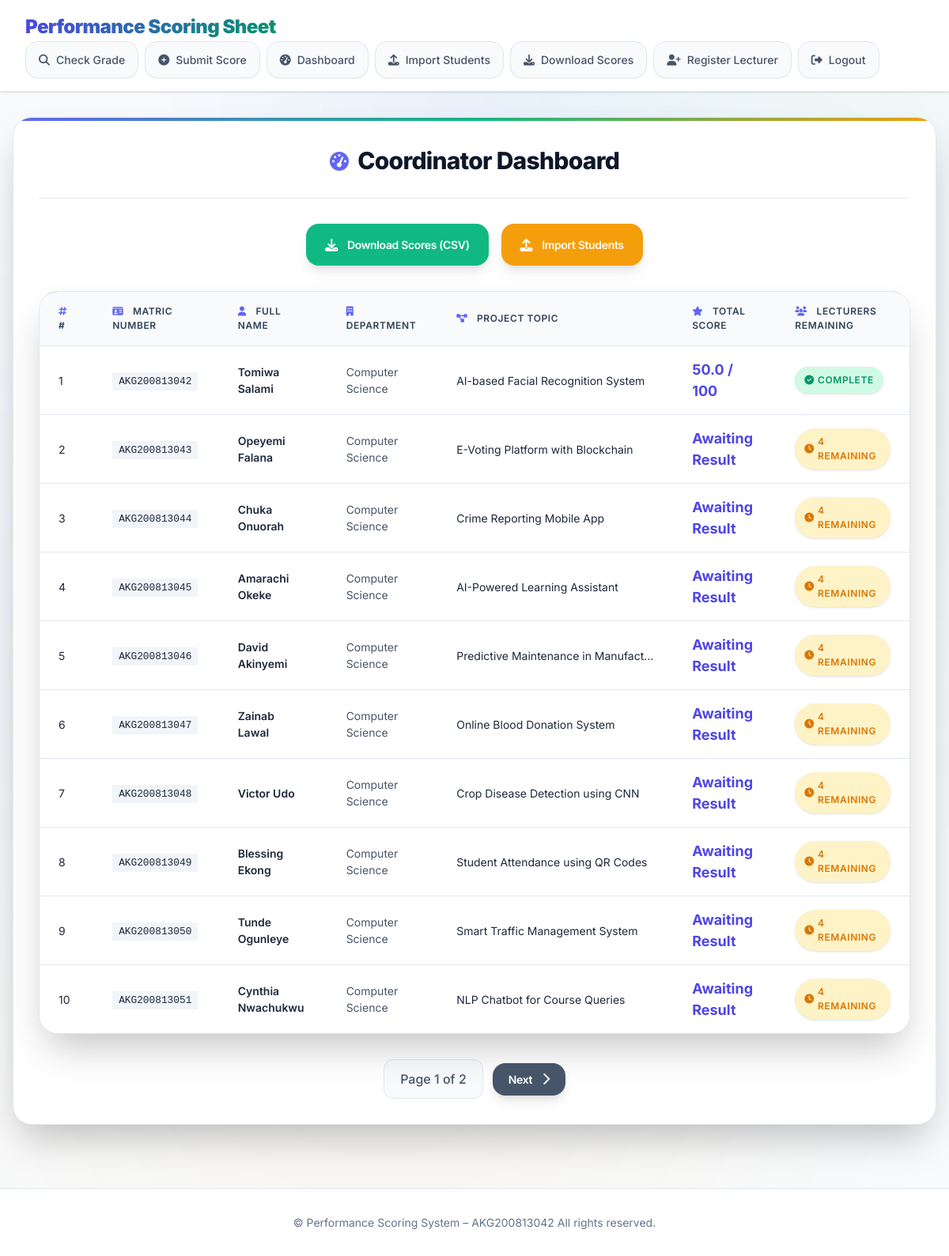
The page /dashboard/ (signed in) on the database its author committed.
### score/models.py (models this page shows, shortened)
class Student(models.Model):
    matric_number = models.CharField(max_length=20, unique=True)
    full_name = models.CharField(max_length=100)
    project_topic = models.CharField(max_length=255)
    department = models.CharField(max_length=100)

### score/views.py (the view)
# urls.py: path('dashboard/', views.coordinator_dashboard, name='dashboard'),
@login_required
@user_passes_test(is_coordinator)
def coordinator_dashboard(request):
    student_list = Student.objects.all()
    results = []
    for student in student_list:
        evaluations = Evaluation.objects.filter(student=student)
        evaluator_count = evaluations.count()
        evaluators_remaining = 4 - evaluator_count
        if evaluator_count == 4:
            total_score = sum(e.total_score for e in evaluations)
            average_score = round(total_score / 4, 2)
            score_display = f"{average_score} / 100"
        else:
            score_display = "Awaiting Result"
        results.append({
            'matric_number': student.matric_number,
            'full_name': student.full_name,
            'project_topic': student.project_topic,
            'department': student.department,
            'total_score': score_display,
            'remaining': evaluators_remaining
        })
    paginator = Paginator(results, 10)  # Show 10 students per page
    page_number = request.GET.get('page')
    page_obj = paginator.get_page(page_number)
    return render(request, 'dashboard.html', {'page_obj': page_obj})

### score/views.py (called while the page is built)
def is_coordinator(user):
    return user.is_superuser  # You can customize this check

### score/templates/dashboard.html (shortened to what this page needs)
{% extends 'base.html' %}
{% block content %}
<div class="card-header">
  <h1 class="card-title">
    <i class="fas fa-tachometer-alt"></i>
    Coordinator Dashboard
  </h1>
</div>
<div class="action-buttons">
  <a href="{% url 'download_results' %}" class="btn btn-success">
    <i class="fas fa-download"></i>
    Download Scores (CSV)
  </a>
  <a href="{% url 'import_students' %}" class="btn btn-warning">
    <i class="fas fa-upload"></i>
    Import Students
  </a>
</div>
{% if page_obj %}
<div class="table-container">
  <table>
    <thead>
      <tr>
        <th><i class="fas fa-hashtag"></i> #</th>
        <th><i class="fas fa-id-card"></i> Matric Number</th>
        <th><i class="fas fa-user"></i> Full Name</th>
        <th><i class="fas fa-building"></i> Department</th>
        <th><i class="fas fa-project-diagram"></i> Project Topic</th>
        <th><i class="fas fa-star"></i> Total Score</th>
        <th><i class="fas fa-users"></i> Lecturers Remaining</th>
      </tr>
    </thead>
    <tbody>
      {% for result in page_obj %}
      <tr>
        <td>{{ forloop.counter0|add:page_obj.start_index }}</td>
        <td>
          <code style="background: var(--gray-100); padding: 0.25rem 0.5rem; border-radius: var(--radius-sm); font-size: 0.8rem;">
            {{ result.matric_number }}
          </code>
        </td>
        <td>
          <div style="font-weight: 600;">{{ result.full_name }}</div>
        </td>
        <td>
          <span style="color: var(--gray-600); font-size: 0.875rem;">{{ result.department }}</span>
        </td>
        <td>
          <div style="max-width: 250px; overflow: hidden; text-overflow: ellipsis; white-space: nowrap;" title="{{ result.project_topic }}">
            {{ result.project_topic }}
          </div>
        </td>
        <td>
          <span style="font-size: 1.125rem; font-weight: 700; color: var(--primary-600);">
            {{ result.total_score }}
          </span>
        </td>
        <td>
          {% if result.remaining == 0 %}
            <span class="status-badge status-complete">
              <i class="fas fa-check-circle"></i> Complete
            </span>
          {% else %}
            <span class="status-badge status-pending">
              <i class="fas fa-clock"></i> {{ result.remaining }} remaining
            </span>
          {% endif %}
        </td>
      </tr>
      {% endfor %}
    </tbody>
  </table>
</div>
<div class="pagination">
  <span>Page {{ page_obj.number }} of {{ page_obj.paginator.num_pages }}</span>
  {% if page_obj.has_next %}
    <a href="?page={{ page_obj.next_page_number }}">
      <button class="btn btn-secondary">
        Next
        <i class="fas fa-chevron-right"></i>
      </button>
    </a>
  {% endif %}
</div>
{% endif %}
{% endblock %}

### score/templates/base.html (shortened to what this page needs)
<!DOCTYPE html>
<html lang="en">
<head>
  <link href="https://cdnjs.cloudflare.com/ajax/libs/font-awesome/6.4.0/css/all.min.css" rel="stylesheet">
</head>
<body>
  <header>
    <h1>Performance Scoring Sheet</h1>
    <nav id="navLinks">
      <a href="{% url 'check_grade' %}">
        <i class="fas fa-search"></i>
        Check Grade
      </a>
      {% if user.is_authenticated %}
        <a href="{% url 'submit_score' %}">
          <i class="fas fa-plus-circle"></i>
          Submit Score
        </a>
        {% if user.is_superuser %}
        <a href="{% url 'dashboard' %}">
          <i class="fas fa-tachometer-alt"></i>
          Dashboard
        </a>
        <a href="{% url 'import_students' %}">
          <i class="fas fa-upload"></i>
          Import Students
        </a>
        <a href="{% url 'download_results' %}">
          <i class="fas fa-download"></i>
          Download Scores
        </a>
        <a href="{% url 'register_view' %}">
          <i class="fas fa-user-plus"></i>
          Register Lecturer
        </a>
        {% endif %}
        <a href="{% url 'logout_view' %}">
          <i class="fas fa-sign-out-alt"></i>
          Logout
        </a>
      {% else %}
        <a href="{% url 'login_view' %}">
          <i class="fas fa-sign-in-alt"></i>
          Login
        </a>
      {% endif %}
    </nav>
  </header>
  <main>
    <div class="card fade-in">
      {% block content %}{% endblock %}
    </div>
  </main>
  <footer>
    &copy; {{ now.year }} Performance Scoring System – AKG200813042 All rights reserved.
  </footer>
</body>
</html>

### rows shown on the page
Student: matric_number "AKG200813042", full_name "Tomiwa Salami", department "Computer Science", project_topic "AI-based Facial Recognition System"
Student: matric_number "AKG200813043", full_name "Opeyemi Falana", department "Computer Science", project_topic "E-Voting Platform with Blockchain"
Student: matric_number "AKG200813044", full_name "Chuka Onuorah", department "Computer Science", project_topic "Crime Reporting Mobile App"
Student: matric_number "AKG200813045", full_name "Amarachi Okeke", department "Computer Science", project_topic "AI-Powered Learning Assistant"
Student: matric_number "AKG200813046", full_name "David Akinyemi", department "Computer Science", project_topic "Predictive Maintenance in Manufact…"
Student: matric_number "AKG200813047", full_name "Zainab Lawal", department "Computer Science", project_topic "Online Blood Donation System"
Student: matric_number "AKG200813048", full_name "Victor Udo", department "Computer Science", project_topic "Crop Disease Detection using CNN"
Student: matric_number "AKG200813049", full_name "Blessing Ekong", department "Computer Science", project_topic "Student Attendance using QR Codes"
Student: matric_number "AKG200813050", full_name "Tunde Ogunleye", department "Computer Science", project_topic "Smart Traffic Management System"
Student: matric_number "AKG200813051", full_name "Cynthia Nwachukwu", department "Computer Science", project_topic "NLP Chatbot for Course Queries"

### other values the page prints
{{ result.total_score }} "50.0 / 100" "Awaiting Result" "Awaiting Result" "Awaiting Result" "Awaiting Result" "Awaiting Result" "Awaiting Result" "Awaiting Result" "Awaiting Result" "Awaiting Result"
{{ result.remaining }} "4" "4" "4" "4" "4" "4" "4" "4" "4"
{{ page_obj.number }} "1"
{{ page_obj.paginator.num_pages }} "2"
